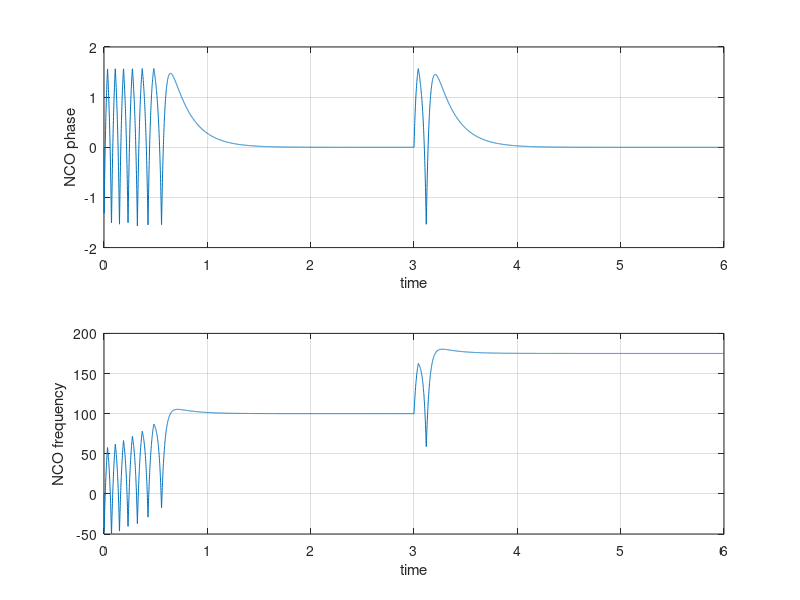

Reproduce this figure in MATLAB.
%% https://github.com/VSHEV92/Synchronization_Systems_Models
clc; clear; close all; 

%% Упрощенная модель фапч с треугольным детектором детектором.
%% Коэффициент усиления и амплитуда сигнала NCO равны 1.

%% Литература: 
%% Общая модель: Gardner Phaselock Technique p.30

%% pull-out range: Best PLL Design, Simulation and Applications. p. 75
%% delta_wpo = 2.46 * wn * (0.65 + ksi);

%% pull-in time: Best PLL Design, Simulation and Applications. p. 75
%% Tp = (w_s/wn)^2 * (4/pi^2) / (ksi*wn); 


%% --------------------------------------------------------------------------
%% Параметры модели
Ts = 1e-3;                % шаг дискретизации
Tsim = 6;                 % время моделирования

phase0_s = 30;            % начальная фаза входного сигнала (градусы)
w_s = 100;                % значение частоты сигнала
w_s_change_time = 3;      % момент времени изменения частоты сигнала
w_s_new = 175;             % новое значение частоты сигнала

ksi = sqrt(2);            % декремент затухания 
BL = 10;                  % шумовая полоса
PD_max = pi/2;            % максимальное значение на выходе детектора
Kd = 1;                   % коэффициент усиления фазового детектора

%% --------------------------------------------------------------------------
%% Расчет параметров, необходимых для моделирования
Time = 0:Ts:Tsim;         % массив с отчетами времени
Nsamp = length(Time);     % число отсчетов

w_s_change_sample = round(w_s_change_time/Ts); % номер отсчета изменения частоты сигнала

BL_n = BL * Ts;           % нормированная шумовая полоса
Kp = 4*ksi*BL_n / (ksi + 0.25/ksi) / Kd;        % усиление пропорциональной ветви
Ki = 4*BL_n^2 / (ksi + 0.25/ksi)^2 / Kd;        % усиление интегрирующей ветви

%% --------------------------------------------------------------------------
%% Расчет характеристик фапч 
wn = 2 * BL / (ksi + 0.25/ksi);                 % резонансная частота (рад/с)
delta_wpo = 2.46 * wn * (0.65 + ksi);           % ожидаемый pull-out range (рад/с)
wL = PD_max * Kd * (Kp / Ts);                   % lock-in range (рад/c) 
Tp = (w_s/wn)^2 * (4/pi^2) / (ksi*wn);          % pull-in time 

%% --------------------------------------------------------------------------
%% входной сигнал
% частота входного сигнала
input_w = [w_s * ones(1,w_s_change_sample), w_s_new * ones(1, Nsamp-w_s_change_sample)];

% фаза входного сигнала
input_phase = zeros(1,Nsamp);
input_phase(1) = phase0_s;
for k = 2:Nsamp
    input_phase(k) = input_phase(k-1) + Ts * input_w(k-1);
endfor

%% --------------------------------------------------------------------------
%% моделирование работы фапч
%% ошибка по фазе, выход фильтра и фаза NCO
err = zeros(1, Nsamp);
nco_phase = zeros(1, Nsamp);
loop_filter_out = zeros(1, Nsamp);

%% прошлое значение в интегрирующей ветви
ki_out_last = 0;

for n = 2:Nsamp
    % вычисление ошибки
    phase_diff = input_phase(n) - nco_phase(n-1);
    sawtooth_wrap = mod(phase_diff + 2*PD_max, 4*PD_max) - 2*PD_max;
    
    if sawtooth_wrap > PD_max
        triangle_correction = 2*PD_max - sawtooth_wrap;
    elseif sawtooth_wrap < -PD_max
        triangle_correction = -2*PD_max - sawtooth_wrap;
    else
        triangle_correction = sawtooth_wrap;
    endif

    err(n) = Kd * triangle_correction;

    % петлевой фильтр
    kp_out = Kp * err(n);
    ki_out = Ki * err(n) + ki_out_last;
    loop_filter_out(n) = kp_out + ki_out;
    ki_out_last = ki_out;

    % вычисление фазы NCO
    nco_phase(n) = nco_phase(n-1) + loop_filter_out(n); 
endfor

%% ----------------------------------------------------
%% вывод рассчетных значений
disp(['Natural frequency (rad/s): ', num2str(wn)])
disp(['Pull-out range (rad/s): ', num2str(delta_wpo)])
disp(['Lock-in range (rad/s): ', num2str(wL)])
disp(['Pull-in time (s): ', num2str(Tp)])

%% вывод графиков
subplot(2,1,1)
plot(Time, err); grid on;
xlabel('time'); ylabel('NCO phase')

subplot(2,1,2)
plot(Time, loop_filter_out / Ts); grid on;
xlabel('time'); ylabel('NCO frequency')